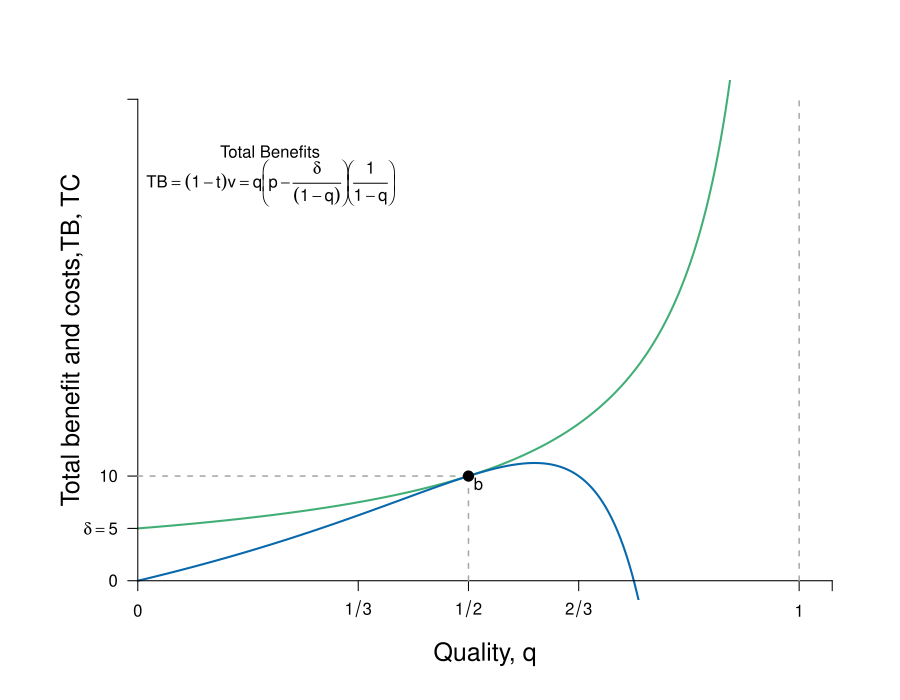

The script that saved this image:
require(ggplot2)
require(shape)
pdf(file = "information_power/information_total_benefits_costs.pdf", width = 9, height = 7)

#Set parameters for graphics
axislabelsize <- 1.5
labelsize <- 1.2
graphlinewidth <- 2
segmentlinewidth <- 1.5

COL <- c("#7fc97f", "#beaed4", "#fdc086", "#ffff99", "#386cb0", "#f0027f", "#bf5b17", "#666666")
COLA <- c("#e0f3db", "#99d8c9","#66c2a4","#41ae76", "#238b45", "#005824")
COLB <- c("#c6dbef", "#4eb3d3", "#2b8cbe", "#0868ac","#084081")
COLC <- c("#fcfbfd", "#efedf5", "#dadaeb", "#bcbddc", "#9e9ac8", "#807dba", "#6a51a3", "#54278f", "#3f007d")


#Parameters for figures
u1 <- 4
u2 <- 10
u3 <- 16
delta1 <- 2
delta2 <- 2
delta3 <- 2

uA <- function(p, q, delta = 5) {
  p - (delta) / (1 - q)
}

costs <- function(q, delta = 5) {
  (delta) / (1 - q)
}

benefits <- function(q, p = 20, delta = 5) {
  q*(p - (delta) / (1 - q))*(1/(1-q))
}

benefits2 <- function(q, p = 20, delta = 5) {
  (p - (delta) / (1 - q))*(1/(1-q))
}





COL <- c("#bae4b3", "#74c476", "#238b45")
par(mar =  c(5, 5.5, 4, 2))
xlims <- c(0, 1.05)
ylims <- c(0, 46)


plot(0, 0, xlim = xlims, ylim = ylims, type = "n",
     xlab = "",
     ylab = "",
     xaxt = "n", yaxt = "n", cex.lab = axislabelsize, bty = "n")

npts <- 500 
xx1 <- seq(0, xlims[2], length.out = npts)
xx2 <- seq(0, 0.99, length.out = npts)
# xx2 <- seq(u2 + delta2, xlims[2], length.out = npts)
# xx3 <- seq(u3 + delta3, xlims[2], length.out = npts)
# xx4 <- seq(7, 17, 0.01)

#Draw the lines for the graphs
lines(xx2, costs(xx2), col = COLA[4], lwd = graphlinewidth)
lines(xx2, benefits(xx2, p = 20), col = COLB[4], lwd = graphlinewidth)
#lines(xx2, benefits(xx2, p = 30), col = COLB[4], lwd = graphlinewidth)
#lines(xx2, benefits(xx2, p = 38), col = COLB[4], lwd = graphlinewidth)
# lines(xx2, benefits2(xx2, p = 20), col = COLB[4], lwd = graphlinewidth)
# lines(xx2, benefits2(xx2, p = 15), col = COLB[4], lwd = graphlinewidth)
# lines(xx2, benefits2(xx2, p = 30), col = COLB[4], lwd = graphlinewidth)
#lines(xx2, mb(xx2, p = 30), col = COLA[4], lwd = graphlinewidth)
#lines(xx1, mc(xx1), col = COLB[4], lwd = graphlinewidth)
#lines(xx3, indiffFn3(xx3), col = COLA[4], lwd = graphlinewidth)
#lines(xx4, tangentLine(xx4), col = "darkgrey", lty = 2, lwd = graphlinewidth)

#Customize ticks and labels for the plot
ticksy <- c(0, 5, 10, ylims[2])
ylabels <- c(0, expression(paste(delta == 5)), expression(paste(10)),  NA)
ticksx <- c(0, 1/3, 0.5, 2/3, 1, xlims[2])
xlabels <- c(0, expression(paste(1/3)), expression(paste(1/2)), expression(paste(2/3)), 1, NA)
axis(1, at = ticksx, pos = 0, labels = xlabels)
axis(2, at = ticksy, pos = 0, labels = ylabels, las = 1)

mtext(expression(paste("Quality, ", q)), side=1, line = 2.5, cex = axislabelsize)
text(- 0.1, ylims[2] - 0.5*(ylims[2] - ylims[1]), expression(paste("Total benefit and costs,", list(TB, TC))), xpd = TRUE, cex = axislabelsize, srt = 90) 
#text(- 0.1, ylims[2] - 0.5*(ylims[2] - ylims[1]), expression(paste()), xpd = TRUE, cex = axislabelsize, srt = 90) 



#Annotation of the three indifference curves
# text(0.15, 5, expression(paste("Marginal Cost")))
# text(0.15, 2.5, expression(paste(mc == u[q], phantom() == frac(delta,(1-q)^2))))


text(0.2, 41, expression(paste("Total Benefits")))
text(0.2, 38, expression(paste(TB == (1-t)*v, phantom() == q*bgroup( "(",p - frac(delta,(1-q)),")" )*bgroup( "(", frac(1,1-q), ")") )))
# 
# text(0.58, 12, expression(paste(mb[1])))
# text(0.58, 10, expression(paste("at ", p == 15)))
# 
# text(0.76, 12, expression(paste(mb[2])))
# text(0.76, 10, expression(paste("at ", p == 20)))
# 
# text(0.88, 12, expression(paste(mb[3])))
# text(0.88, 10, expression(paste("at ", p == 30)))


#Line for the max quality, q = 1 
segments(1, 0, 1, ylims[2], lty = 2, col = "darkgray", lwd = segmentlinewidth)
#Annotating line of 100% quality
text(20, 1.025, expression(paste("Maximum level of quality, q")))


segments(0.5, 0, 0.5, 10, lty = 2, col = "darkgray", lwd = segmentlinewidth)
segments(0, 10, 0.5, 10, lty = 2, col = "darkgray", lwd = segmentlinewidth)
points(0.5, 10, pch = 16, col = "black", cex = 1.5)
text(0.5 + 0.015, 10 - 0.75, expression(paste(b)))


# segments(0.5, 0, 0.5, 20, lty = 2, col = "darkgray", lwd = segmentlinewidth)
# segments(0, 20, 0.5, 20, lty = 2, col = "darkgray", lwd = segmentlinewidth)
# points(0.5, 20, pch = 16, col = "black", cex = 1.5)
# text(0.5 + 0.015, 20 - 0.75, expression(paste(b)))
# 
# segments(2/3, 0, 2/3, 45, lty = 2, col = "darkgray", lwd = segmentlinewidth)
# segments(0, 45, 2/3, 45, lty = 2, col = "darkgray", lwd = segmentlinewidth)
# points(2/3, 45, pch = 16, col = "black", cex = 1.5)
# text(2/3 + 0.015, 45 - 0.75, expression(paste(c)))
# 
# segments(1/3, 0, 1/3, 11.25, lty = 2, col = "darkgray", lwd = segmentlinewidth)
# segments(0, 11.25, 1/3, 11.25, lty = 2, col = "darkgray", lwd = segmentlinewidth)
# points(1/3, 11.25, pch = 16, col = "black", cex = 1.5)
# text(1/3 + 0.015, 11.25 - 0.75, expression(paste(a)))

#Add a point for the tangency
points(12, 0.75, pch = 16, col = "black", cex = 1.5)

#Arrow to Slope of BRF
Arrows(10, 0.8, 12, 0.8, col = "black", lty = 1, lwd = 1.5, arr.type = "triangle")
text(5, 0.8, expression(paste("Slope = MRS = ", -frac(1, u[q]))))
text(5.4, 0.73, expression(paste(" = ", frac(delta, (1-q)^2))))
dev.off()
